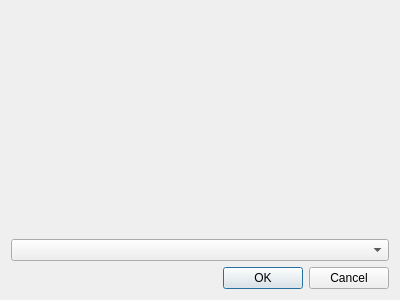
<?xml version="1.0" encoding="UTF-8"?>
<ui version="4.0">
 <class>dialogChooseConnectionType</class>
 <widget class="QDialog" name="dialogChooseConnectionType">
  <property name="geometry">
   <rect>
    <x>0</x>
    <y>0</y>
    <width>400</width>
    <height>300</height>
   </rect>
  </property>
  <property name="windowTitle">
   <string>Dialog</string>
  </property>
  <layout class="QGridLayout" name="gridLayout">
   <item row="0" column="0">
    <layout class="QVBoxLayout" name="verticalLayout">
     <item>
      <widget class="QLabel" name="label">
       <property name="text">
        <string/>
       </property>
      </widget>
     </item>
     <item>
      <widget class="QComboBox" name="comboBox"/>
     </item>
    </layout>
   </item>
   <item row="1" column="0">
    <widget class="QDialogButtonBox" name="buttonBox">
     <property name="orientation">
      <enum>Qt::Horizontal</enum>
     </property>
     <property name="standardButtons">
      <set>QDialogButtonBox::Cancel|QDialogButtonBox::Ok</set>
     </property>
    </widget>
   </item>
  </layout>
 </widget>
 <resources/>
 <connections>
  <connection>
   <sender>buttonBox</sender>
   <signal>accepted()</signal>
   <receiver>dialogChooseConnectionType</receiver>
   <slot>accept()</slot>
   <hints>
    <hint type="sourcelabel">
     <x>248</x>
     <y>254</y>
    </hint>
    <hint type="destinationlabel">
     <x>157</x>
     <y>274</y>
    </hint>
   </hints>
  </connection>
  <connection>
   <sender>buttonBox</sender>
   <signal>rejected()</signal>
   <receiver>dialogChooseConnectionType</receiver>
   <slot>reject()</slot>
   <hints>
    <hint type="sourcelabel">
     <x>316</x>
     <y>260</y>
    </hint>
    <hint type="destinationlabel">
     <x>286</x>
     <y>274</y>
    </hint>
   </hints>
  </connection>
 </connections>
</ui>
